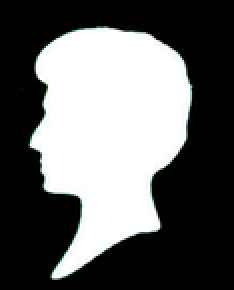
%> input picture Lab_6_Boundary/Capture.PNG, 117 x 145 px, shrunk from 220 x 274 before the run (shown 2 times larger)
$ octave lab7.m   (GNU Octave 9; MATLAB toolbox functions it lacks are replaced by stand-ins)
%> lines starting %> are read from the running program, lines starting %| are printed output that depends on the picture; in (x1, y1, x2, y2) boxes, pixels count from 0 and x2, y2 are one past the last pixel; in counts of white or black regions, pixels touching at a corner belong together; the program's own positions count from 1
%% lab7 - Boundary
clear;clc;
pic1=imread('capture.png');
%> pic1 is the input picture: size 145x117x3 uint8; mean R, G, B 100, 100.7, 100.5
pic1=im2bw(pic1);
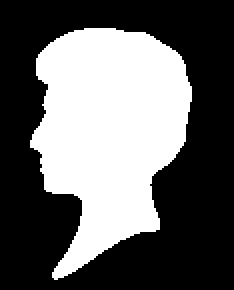
%> pic1: size 145x117 logical (shown 2 times larger); 39.2% white; 1 white region, box (x1, y1, x2, y2) and area: (15, 14, 96, 140) 6651
figure(1)
subplot(2,3,1);
imshow(pic1)
title('Original picture');
%----------------------------------------
subplot(2,3,2);
[m,n]=size(pic1);
%> m = 145; n = 117
% [12 lines of commented-out code are left out]
pic_7X7_Erosion=zeros(m,n);
for i=4:m-4
    for j=4:n-4
        flag=0;
           for x=-1:1
                for y=-1:1
                    if pic1(i+x,j+y) == 1
                        flag=flag+1;
                    end
                end
           end
           if flag==9
            pic_7X7_Erosion(i,j)=1;
           end
    end
end
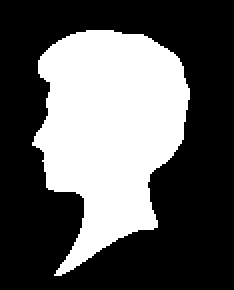
%> pic_7X7_Erosion: size 145x117 double (shown 2 times larger); values 0 (black) and 1 (white), 36.4% white; 1 white region, box (x1, y1, x2, y2) and area: (16, 15, 95, 138) 6182
imshow(pic_7X7_Erosion)
title('Erosion 7X7 picture');


%%----------------------------------------
%set Diff
subplot(2,3,3);
pic_diff=zeros(m,n);
for i=1:m
    for j=1:n
       if pic1(i,j) ~= pic_7X7_Erosion(i,j)
         pic_diff(i,j)=255;
        end
    end
end
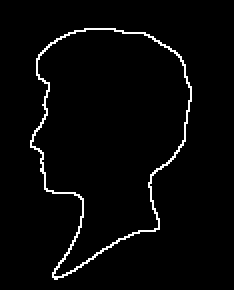
%> pic_diff: size 145x117 double (shown 2 times larger); 2.8% white in thin lines or dots, all inside (x1, y1, x2, y2) = (15, 14, 96, 140)
imshow(pic_diff)
title('A - Erostion(A)');

%%----------------------------------------

pic1=imread('rice.png');
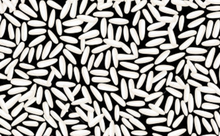
%> input picture Lab_6_Boundary/rice.PNG, 220 x 136 px, shrunk from 415 x 257 before the run
%> pic1 is the input picture: size 136x220x3 uint8; mean R, G, B 158.5, 156.4, 152.7
pic1=im2bw(pic1);
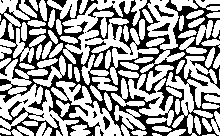
%> pic1: size 136x220 logical; 62.6% white; 20 black regions (14 under 20 px), largest, box (x1, y1, x2, y2) and area: (0, 0, 220, 136) 10277, (0, 101, 63, 136) 563, (154, 5, 174, 17) 71, (152, 23, 170, 31) 70, (52, 0, 67, 8) 60, (103, 116, 110, 130) 54
figure(1)
subplot(2,3,4);
imshow(pic1)
title('Original picture');
%----------------------------------------
subplot(2,3,5);
[m,n]=size(pic1);
%> m = 136; n = 220
pic_7X7_Erosion=zeros(m,n);
for i=4:m-4
    for j=4:n-4
        flag=0;
           for x=-1:1
                for y=-1:1
                    if pic1(i+x,j+y) == 1
                        flag=flag+1;
                    end
                end
           end
           if flag==9
            pic_7X7_Erosion(i,j)=1;
           end
    end
end
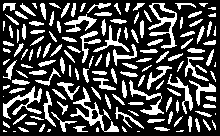
%> pic_7X7_Erosion: size 136x220 double; values 0 (black) and 1 (white), 28.6% white; 147 white regions (16 under 20 px), largest, box (x1, y1, x2, y2) and area: (70, 87, 119, 132) 427, (148, 3, 177, 49) 426, (3, 86, 42, 119) 386
imshow(pic_7X7_Erosion)
title('Erosion 7X7 picture');


%%----------------------------------------
%set Diff
subplot(2,3,6);
pic_diff=zeros(m,n);
for i=3:m
    for j=3:n
       if pic1(i,j) ~= pic_7X7_Erosion(i,j)
         pic_diff(i,j)=255;
        end
    end
end
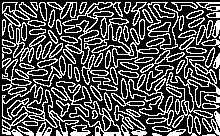
%> pic_diff: size 136x220 double; 32.4% white in thin lines or dots
imshow(pic_diff)
